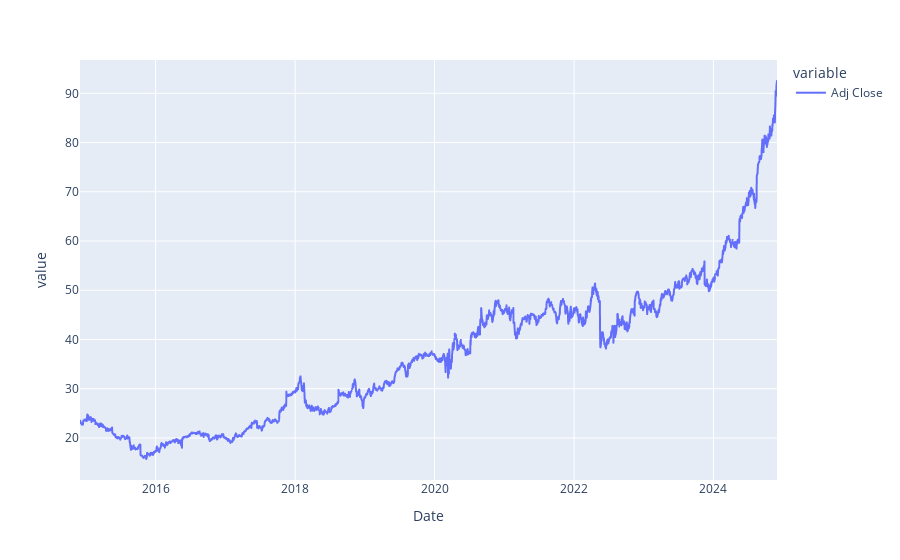
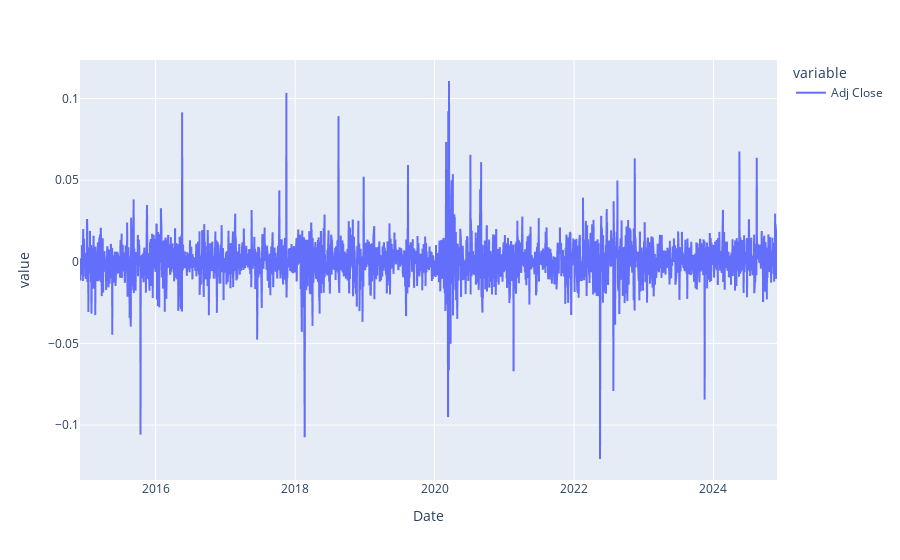

Notebook code for these charts, in order:
### Code cell
Montecarlo_Simulation('WMT','10y',250,1000)

### Figure 1 — Plotly figure (JSON) as saved in the notebook; plotly's stock layout.template omitted (floating-point values rounded to 4 significant figures; data arrays with more than 128 entries replaced by an {"elided": "..."} marker saying what was removed)
{"data": [{"hovertemplate": "variable=Adj Close<br>Date=%{x}<br>value=%{y}<extra></extra>", "legendgroup": "Adj Close", "line": {"color": "#636efa", "dash": "solid"}, "marker": {"symbol": "circle"}, "mode": "lines", "name": "Adj Close", "showlegend": true, "type": "scattergl", "x": {"elided": "2517 str values"}, "xaxis": "x", "y": {"elided": "2517 float values"}, "yaxis": "y"}], "layout": {"autosize": true, "legend": {"title": {"text": "variable"}, "tracegroupgap": 0}, "margin": {"t": 60}, "xaxis": {"anchor": "y", "autorange": true, "domain": [0, 1], "range": ["2014-12-01", "2024-11-29"], "title": {"text": "Date"}, "type": "date"}, "yaxis": {"anchor": "x", "autorange": true, "domain": [0, 1], "range": [11.46, 96.77], "title": {"text": "value"}, "type": "linear"}}}

### Figure 2 — Plotly figure (JSON) as saved in the notebook; plotly's stock layout.template omitted (floating-point values rounded to 4 significant figures; data arrays with more than 128 entries replaced by an {"elided": "..."} marker saying what was removed)
{"data": [{"hovertemplate": "variable=Adj Close<br>Date=%{x}<br>value=%{y}<extra></extra>", "legendgroup": "Adj Close", "line": {"color": "#636efa", "dash": "solid"}, "marker": {"symbol": "circle"}, "mode": "lines", "name": "Adj Close", "showlegend": true, "type": "scattergl", "x": {"elided": "2517 str values"}, "xaxis": "x", "y": {"elided": "2517 float values"}, "yaxis": "y"}], "layout": {"autosize": true, "legend": {"title": {"text": "variable"}, "tracegroupgap": 0}, "margin": {"t": 60}, "xaxis": {"anchor": "y", "autorange": true, "domain": [0, 1], "range": ["2014-12-01", "2024-11-29"], "title": {"text": "Date"}, "type": "date"}, "yaxis": {"anchor": "x", "autorange": true, "domain": [0, 1], "range": [-0.1336, 0.1236], "title": {"text": "value"}, "type": "linear"}}}
